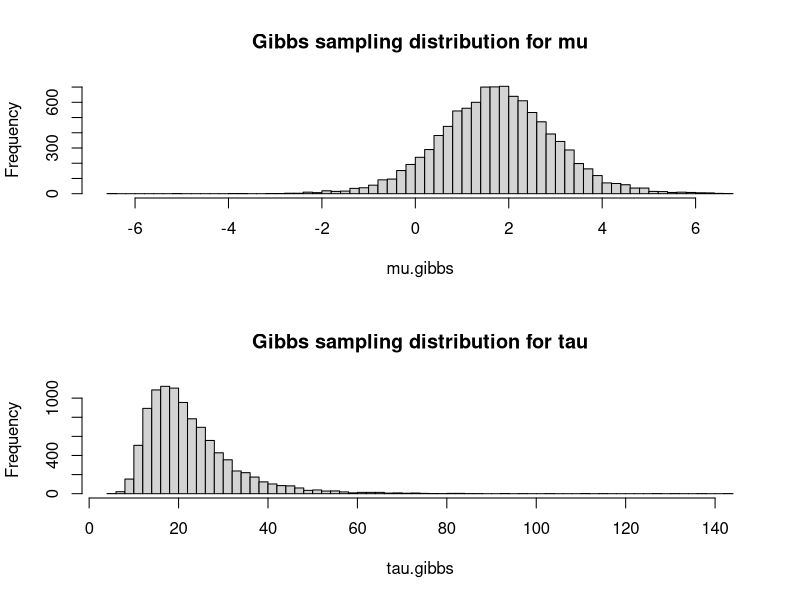

The R source for this figure:
gibbs = function(niter, mu=0, tau=1){
  y.vec = rnorm(15, mean=3, sd=5)
  cat(mean(y.vec))
  n = length(y.vec)
  mu.samples = NULL
  tau.samples = NULL
  for(i in 1:niter){
    mu = rnorm(1, mean(y.vec), sd=sqrt(tau/n))  # Full conditional for mu
    tau = (sum((y.vec - mu)**2)) / rchisq(1, n)     # Full conditional for tau
    mu.samples = append(mu.samples, mu)
    tau.samples = append(tau.samples, tau)
  }
  
  return(list(mus=mu.samples, taus=tau.samples))
}

# Get samples from joint posterior
gibbs.samples = gibbs(10000)
mu.gibbs = gibbs.samples$mus
tau.gibbs = gibbs.samples$taus

# Plot the mariginal samples
par(mfrow=c(2,1))
hist(mu.gibbs, main="Gibbs sampling distribution for mu", nclass=50)
hist(tau.gibbs, main="Gibbs sampling distribution for tau", nclass=50)








